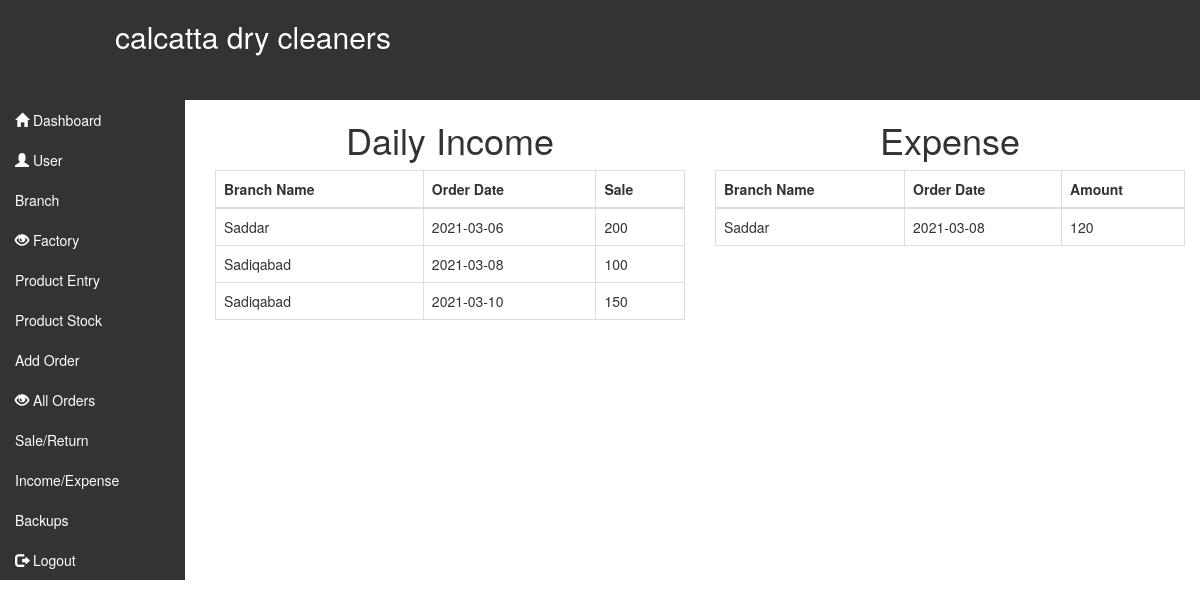
The page /expense.php (signed in) on the database its author committed.
### tables this page shows
CREATE TABLE `orders` (
  `order_id` int(10) NOT NULL,
  `customer_name` varchar(100) NOT NULL,
  `customer_address` varchar(100) NOT NULL,
  `phone_no` varchar(20) NOT NULL,
  `order_type` varchar(100) NOT NULL,
  `order_date` date NOT NULL,
  `delivery_date` date NOT NULL,
  `branch` varchar(100) NOT NULL,
  `branch_address` varchar(100) NOT NULL,
  `status` varchar(100) NOT NULL,
  `amount` int(100) NOT NULL
);

### expense.php (the view, shortened to what this page needs)
<!DOCTYPE html>
<html>
<head>
	<?php
include 'inc/header.php';
?>
</head>
<body>
<div class="container-fluid">
	<div class="row">
		<div class="col-lg-2">
			<?php include 'sidenav.php'; ?>
		</div>
		<div class="col-lg-5">
			<h1 style="text-align: center;">Daily Income</h1>
			<div class="table-responsive">
			<table class="table table-bordered">
							    <thead>
							      <tr>
							        <th>Branch Name</th>
							        <th>Order Date</th>
							        <th>Sale</th>
							      </tr>
							    </thead>
							    <tbody>
							    <?php
									$q = "SELECT * FROM `orders` WHERE `status` != 'cancel'";
									$qu = mysqli_query($con,$q);
									while($rows = mysqli_fetch_array($qu)){
									?>
							      <tr>
							      	<td><?php echo $rows['branch']; ?></td>
							        <td><?php echo $rows['order_date']; ?></td>
							        <td><?php echo $rows['amount']; ?></td>
							      </tr>
							      <?php } ?>
							    </tbody>
							  </table>
							  </div>
		</div>
		<div class="col-lg-5">
			<h1 style="text-align: center;">Expense</h1>
			<div class="table-responsive">
			<table class="table table-bordered">
							    <thead>
							      <tr>
							      	<th>Branch Name</th>
							        <th>Order Date</th>
							        <th>Amount</th>
							      </tr>
							    </thead>
							    <tbody>
							    <?php
									$q = "SELECT * FROM `orders` WHERE `status` = 'cancel'";
									$qu = mysqli_query($con,$q);
									while($rows = mysqli_fetch_array($qu)){
									?>
							      <tr>
							      	<td><?php echo $rows['branch']; ?></td>
							        <td><?php echo $rows['order_date']; ?></td>
							        <td><?php echo $rows['amount']; ?></td>
							      </tr>
							      <?php } ?>
							    </tbody>
							  </table>
							  </div>
		</div>
	</div>
</div>
</body>
</html>

### inc/custom.css (style rules this page uses)
.col-lg-2 { padding-left: unset; }

### rows shown on the page
orders: branch "Saddar", order_date "2021-03-06", amount "200"
orders: branch "Sadiqabad", order_date "2021-03-08", amount "100"
orders: branch "Sadiqabad", order_date "2021-03-10", amount "150"
orders: branch "Saddar", order_date "2021-03-08", amount "120"
